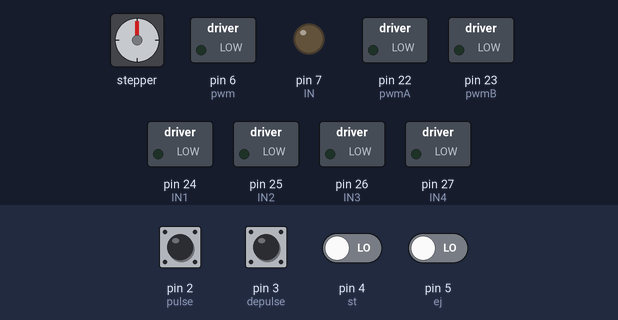
A sketch run on a simulated Arduino Mega 2560, built with avr-gcc and run on an emulated ATmega2560. Shown: stepper motor, switched loads named in the sketch (green lamp = pin HIGH), output pins drawn as LEDs (lit = HIGH). Dashed ring = blinking. The test bench sets the inputs (shaded band); at power-on: pin 2 (pulse), pin 3 (depulse), pin 4 (st), pin 5 (ej) LOW. Stepper angles assume 200 steps per turn; what the sketch prints to the serial monitor is not drawn.

Above: at 1.2 s.
1.3 s: pin 2 (pulse) pulled HIGH for 0.15 s
4.4 s: pin 4 (st) driven HIGH
At 4.84 s:
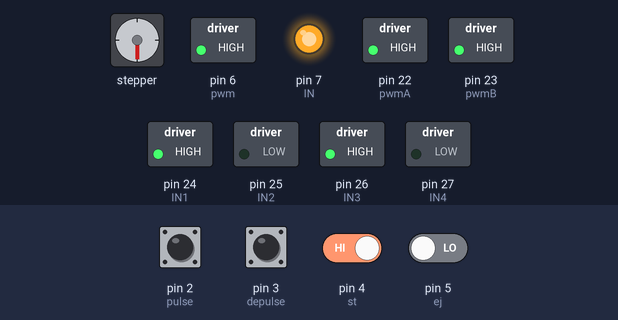
At 7.28 s:
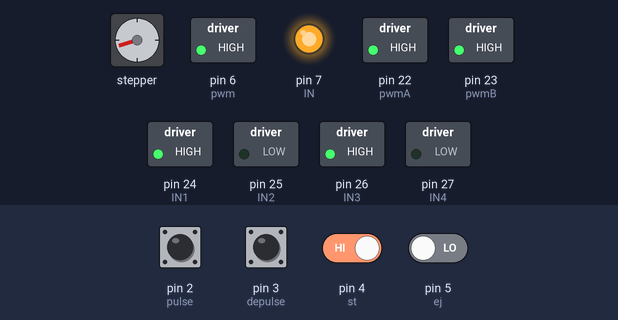
7.4 s: pin 3 (depulse) pulled HIGH for 0.15 s
At 7.7 s:
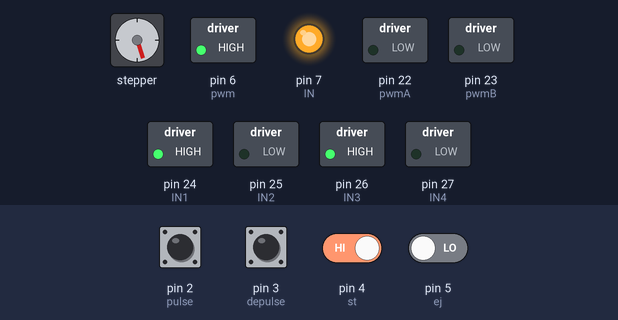
9.0 s: pin 2 (pulse) driven HIGH and pin 5 (ej) driven HIGH
12.0 s: pin 2 (pulse) driven LOW
At 13.91 s:
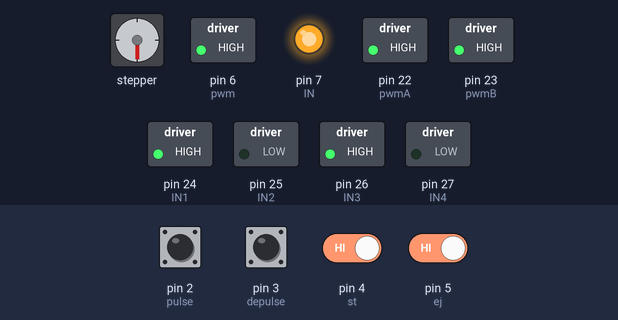
15.0 s: pin 5 (ej) driven LOW
Timing chart, 0 to 65.5 s (numbered marks = the images above; inputs shaded):
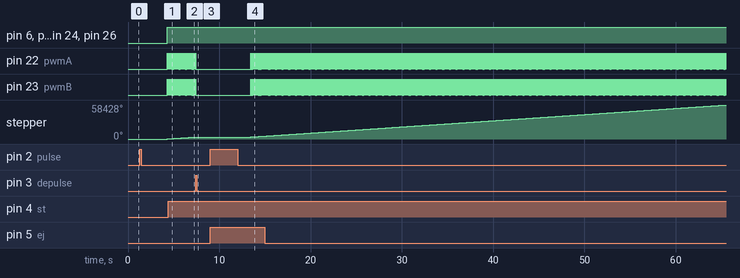

The sketch:

robo17.ino
```cpp
#include <Stepper.h>

const int stepsPerRevolution = 200;  // change this to fit the number of steps per revolution
// for your motor

// initialize the stepper library on pins 8 through 11:
Stepper myStepper(stepsPerRevolution, 8, 9, 10, 11);

int stepCount = 0;         // number of steps the motor has taken

//amflow
#define pwm 6
#define IN 7

//straight
#define pwmA 22
#define pwmB 23
#define IN1 24
#define IN2 25
#define IN3 26
#define IN4 27

#define pulse 2
#define depulse 3

int st=4;
int ej=5;
int flag;
int count=0;

void setup() {
  pinMode(pulse,INPUT);
pinMode(depulse,INPUT);

pinMode(pwmA,OUTPUT);
pinMode(pwmB,OUTPUT);
pinMode(IN1,OUTPUT);
pinMode(IN2,OUTPUT);
pinMode(IN3,OUTPUT);
pinMode(IN4,OUTPUT);

pinMode(pwm,OUTPUT);
pinMode(IN,OUTPUT);

Serial.begin(9600);
  // put your setup code here, to run once:

}

void loop() {
 /* Serial.println(digitalRead(pulse));
  delay(100);
   Serial.println(digitalRead(depulse));*/
  // put your main code here, to run repeatedly:
int flag;
Serial.println(flag);
 if(digitalRead(pulse)==HIGH)
{

  count++;
  flag=0;
   delay(3000);

}

 if(digitalRead(depulse)==HIGH)
{
  count--;
  flag=1;
  delay(3000);
}
Serial.println(count);


if(count==1 || count==5 && flag==0)
{
 processa();
 eject();
 }

if(count==2 || count==4 && flag==0)
{
 processb();
 eject();
 }

if(count==3 && flag==0)
{
 processc();
 eject();
 }

}
void eject()
{
   if(digitalRead(ej)==HIGH)
   {
   Serial.println("throw");
   }
}
void processa()
{
   digitalWrite(pwmA,HIGH);
  digitalWrite(IN1,HIGH);
  digitalWrite(IN2,LOW);
  digitalWrite(IN3,HIGH);
  digitalWrite(IN4,LOW);
  digitalWrite(pwmB,HIGH);

  Serial.println("initialise");

   myStepper.step(30);                                               //stepper motor may be analog
 Serial.println("steppper ON");

  digitalWrite(pwm,50);
  digitalWrite(IN,HIGH);                                            //ampflow may be analog
  Serial.println("Ampflow ON");

  if(digitalRead(st)==HIGH)
 {
      digitalWrite(pwmA,LOW);
      digitalWrite(pwmB,LOW);

     Serial.println("stop");
  }

 }
 void processb()
{

   digitalWrite(pwmA,HIGH);
  digitalWrite(IN1,HIGH);
  digitalWrite(IN2,LOW);
  digitalWrite(IN3,HIGH);
  digitalWrite(IN4,LOW);
  digitalWrite(pwmB,HIGH);

  Serial.println("initialise second");

   myStepper.step(50);
 Serial.println("steppper second ON");                                 //stepper motor may be analog

  digitalWrite(pwm,100);
  digitalWrite(IN,HIGH);                                                //ampflow may be analog
  Serial.println("Ampflow second ON");

  if(digitalRead(st)==HIGH)
 {
      digitalWrite(pwmA,LOW);
      digitalWrite(pwmB,LOW);

     Serial.println("stop");
  }
 }
  void processc()
{
     digitalWrite(pwmA,HIGH);
  digitalWrite(IN1,HIGH);
  digitalWrite(IN2,LOW);
  digitalWrite(IN3,HIGH);
  digitalWrite(IN4,LOW);
  digitalWrite(pwmB,HIGH);

  Serial.println("initialise third");

   myStepper.step(70);                                           //stepper motor may be analog
 Serial.println("steppper third ON");

  digitalWrite(pwm,150);
  digitalWrite(IN,HIGH);                                         //ampflow may be analog
  Serial.println("Ampflow third ON");

  if(digitalRead(st)==HIGH)
 {
      digitalWrite(pwmA,LOW);
      digitalWrite(pwmB,LOW);

     Serial.println("stop");
  }

 }
```

Measured:
- after the input at 1.3 s, pin 6 (pwm), pin 7 (IN), pin 22 (pwmA), pin 23 (pwmB), pin 24 (IN1), pin 26 (IN3): LOW → HIGH after 3.0 s; stepper: turns 216° clockwise, starting after 3.0 s
- after the input at 4.4 s, pin 22 (pwmA), pin 23 (pwmB): alternates HIGH for 0.04 s and LOW for 0.01 s, starting at once
- after the input at 7.4 s, pin 22 (pwmA), pin 23 (pwmB): goes on until 7.4 s, then stays LOW; stepper: stops changing and stays 3402°
- after the input at 12.0 s, pin 22 (pwmA), pin 23 (pwmB): alternates HIGH for 0.04 s and LOW for 0.02 s, starting after 1.4 s
